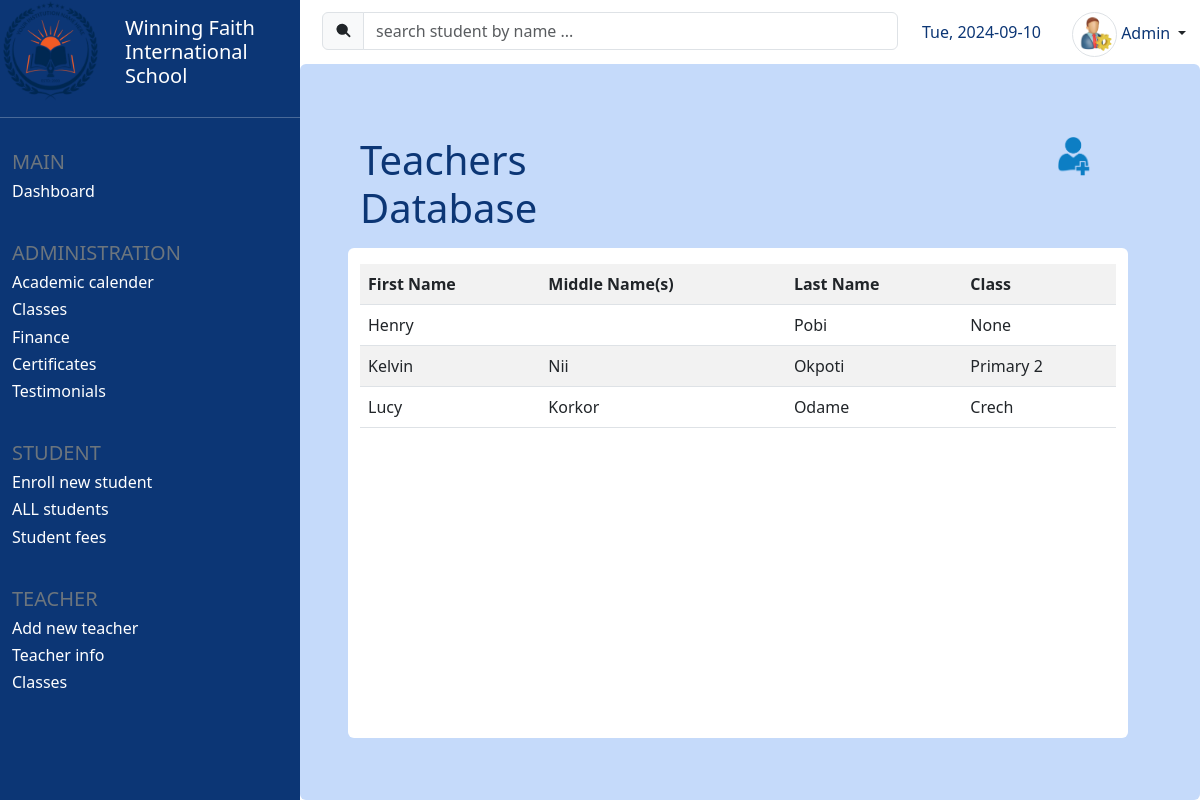
Page /teachers (signed in) on the committed database.
### core/models.py (models this page shows, shortened)
class Teacher(models.Model):
    fname = models.CharField(max_length=25)
    lname = models.CharField(max_length=25)
    other_names = models.CharField(max_length=100, blank=True)
    full_name = models.CharField(max_length=100, editable=False)
    assigned_class = models.OneToOneField(Classroom, on_delete=models.SET_NULL, related_name='class_teacher', to_field='name', null=True, blank=True)

class Classroom(models.Model):
    name = models.CharField(max_length=25, unique=True)
    num_of_students = models.IntegerField(blank = True, default=0)
    category = models.CharField(max_length=25, choices=category_choices)
    def __str__(self):
        return f'{self.name}'

### core/views.py (the view)
# urls.py: path('teachers', views.display_teachers, name='teachers'),
@login_required(login_url='login')
def display_teachers(request):
    teachers = Teacher.objects.all().order_by('fname', 'lname')
    context = {
        'teachers': teachers
    }
    return render(request, 'display_teachers.html', context)

### templates/display_teachers.html (shortened to what this page needs)
{% extends 'student_info.html' %}
{% load static %}
{% block content %}
<div class="container-fluid row home mt-4 p-5">
    {% block db_table_header %}
    <div class="row mb-3 w-100">
        <div class="col col-lg-6">
            <h5 class="d-inline blue-text display-6">
                {% block db_table_header_text %}
                Teachers Database
                {% endblock %}
            </h5>
        </div>
        <div class="col col-lg-6">
            <span class="d-inline float-end">
                {% block db_table_header_icon %}
                <a href="{% url 'add_teacher' %}" class="text-decoration-none" title="new student">
                        <img src="{% static 'add_student.png' %}" width="35" height="35" class="img-fluid">
                </a>
                {% endblock db_table_header_icon %}
            </span>
        </div>
    </div>
    {% endblock db_table_header %}
    <div class="container bg-white rounded pt-3 pb-4">
        <div class="" style="height: 450px; overflow-y: auto;">
            {% block db_table %}
            <table class="table table-striped">
                <tr>
                    <th>First Name</th>
                    <th>Middle Name(s)</th>
                    <th>Last Name</th>
                    <th>Class</th>
                </tr>
                {% for teacher in teachers %}
                <tr>
                    <td>{{teacher.fname}}</td>
                    <td>{{teacher.other_names}}</td>
                    <td>{{teacher.lname}}</td>
                    <td>{{teacher.assigned_class}}</td>
                </tr>
                {% endfor %}
            </table>
            {% endblock db_table %}
        </div>
    </div>
</div>
{% endblock content %}

### static/styles.css (style rules this page uses)
.blue-text { color: #0c3675; }
.home { background-color: #c5dafa; }

### rows in the picture
Teacher: fname "Henry", lname "Pobi", assigned_class "None"
Teacher: fname "Kelvin", other_names "Nii", lname "Okpoti", assigned_class "Primary 2"
Teacher: fname "Lucy", other_names "Korkor", lname "Odame", assigned_class "Crech"
